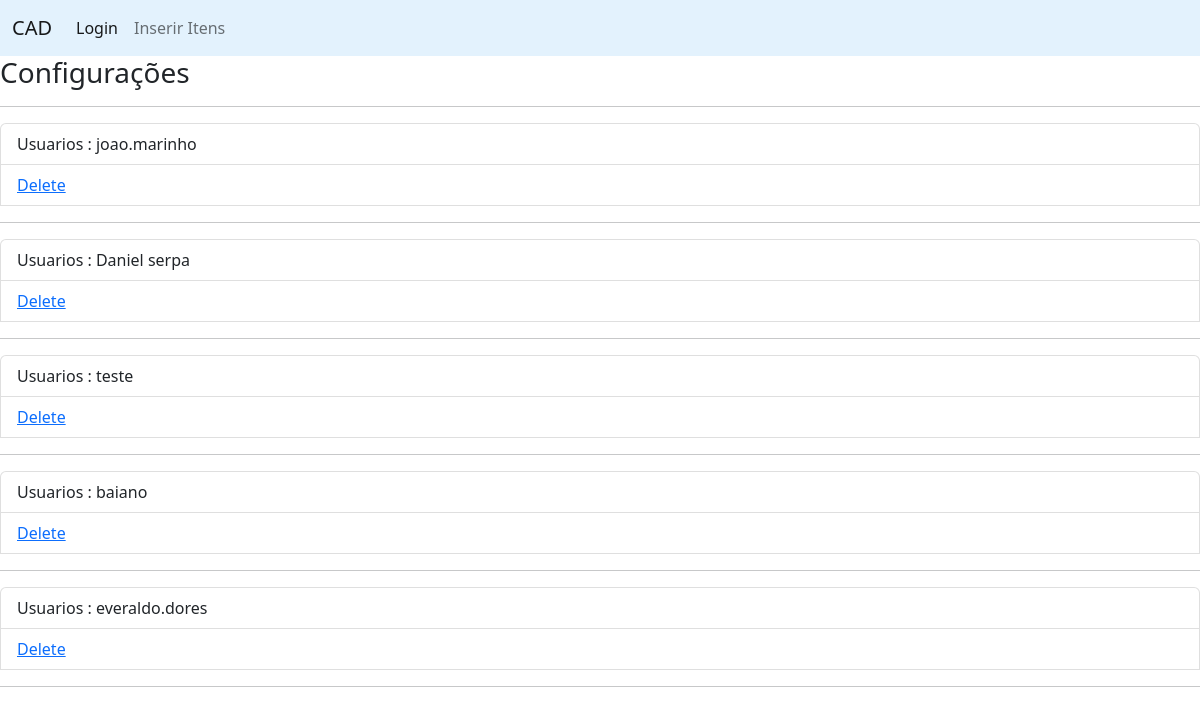
The page /settings on the database its author committed.
### app.py (models this page shows, shortened)
class User(db.Model):
    __tablename__ = 'usuarios'
    id = db.Column(db.Integer, primary_key=True)
    nome_completo = db.Column(db.String(255), nullable=False)
    login = db.Column(db.String(84), nullable=False, unique=True, index=True)
    password = db.Column(db.String(255), nullable=False)

### app.py (the view)
@app.route("/settings", methods=["GET", "POST"])
def settings():
    usuarios = User.query.all()
    return render_template("settings.html",usuarios=usuarios)

### templates/settings.html (shortened to what this page needs)
<!DOCTYPE html>
<html lang="pt-br">
<head>
    <link rel="stylesheet" href="https://cdn.jsdelivr.net/npm/bootstrap@5.2.3/dist/css/bootstrap.min.css">
    <link rel="stylesheet" href="{{url_for('static', filename='style.css')}}">
</head>
<body>
    <nav class="navbar navbar-expand-lg "style="background-color: #e3f2fd;">
        <div class="container-fluid">
          <a class="navbar-brand" href="">CAD</a>
          <div class="collapse navbar-collapse" id="navbarSupportedContent">
            <ul class="navbar-nav me-auto mb-2 mb-lg-0">
                <li class="nav-item">
                    <a class="nav-link active" aria-current="page" href="{{url_for('login')}}">Login</a>
                </li>
                <li class="nav-item">
                    <a class="nav-link" href="{{url_for('cadastro')}}">Inserir Itens</a>
                </li>
            </ul>
          </div>
        </div>
    </nav>
    <div>
        <h3>Configurações</h3>
        <hr>
        {% for User in usuarios %}
          <ul class="list-group">
              <li class="list-group-item"><a href=""></a> Usuarios : {{User.login}}</li>
              <li class="list-group-item"><a href="{{url_for('delete_users', id=User.id)}}">Delete</a></li>
              <hr>
          </ul>
        {% endfor %}
    </div>
</body>
</html>

### static/style.css (style rules this page uses)
* { margin:0px; }
::placeholder { text-align: center; }

### rows shown on the page
User: login "joao.marinho"
User: login "Daniel serpa"
User: login "teste"
User: login "baiano"
User: login "everaldo.dores"
